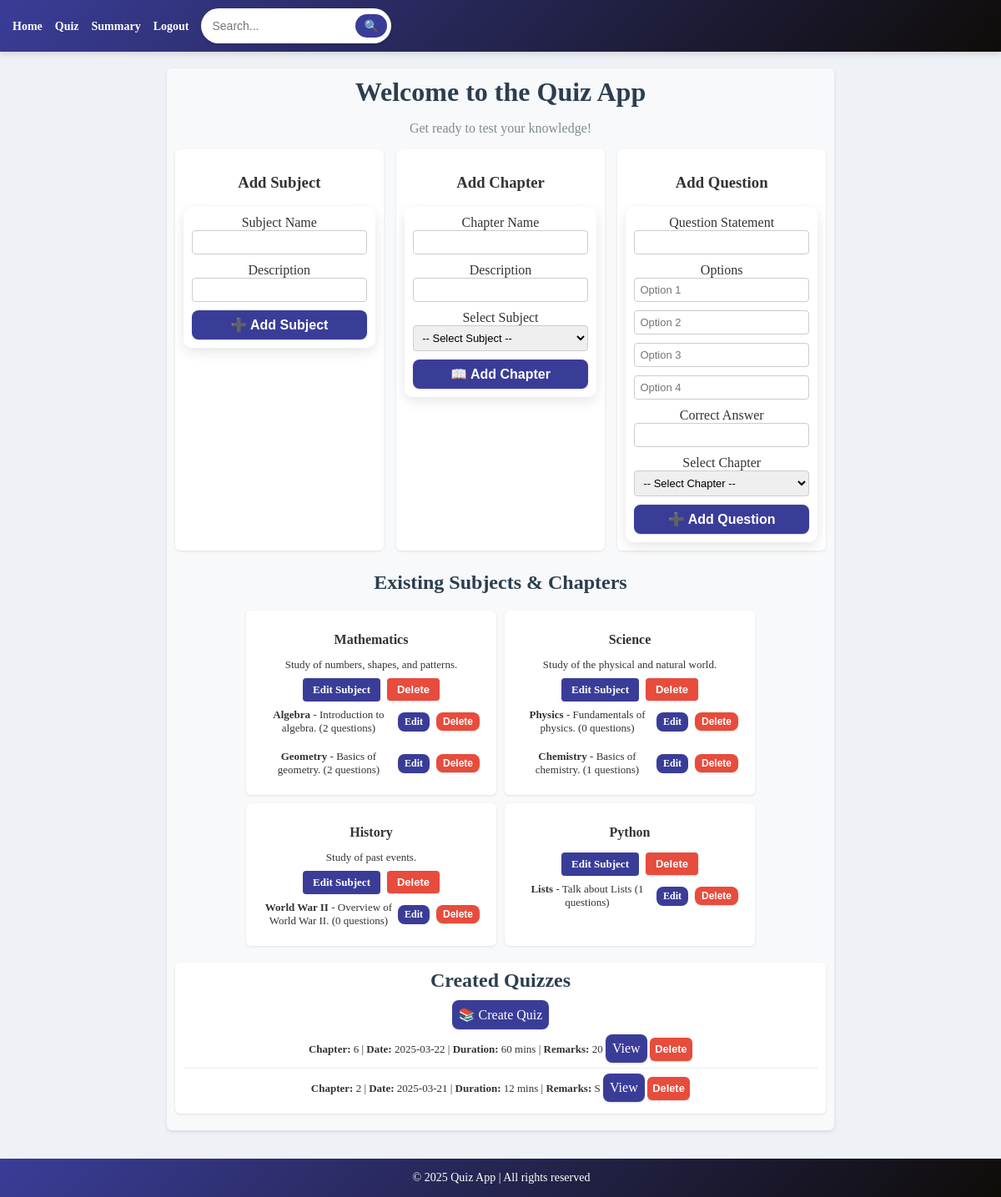
/admin_dashboard (signed in), run on an earlier commit of the app's database.
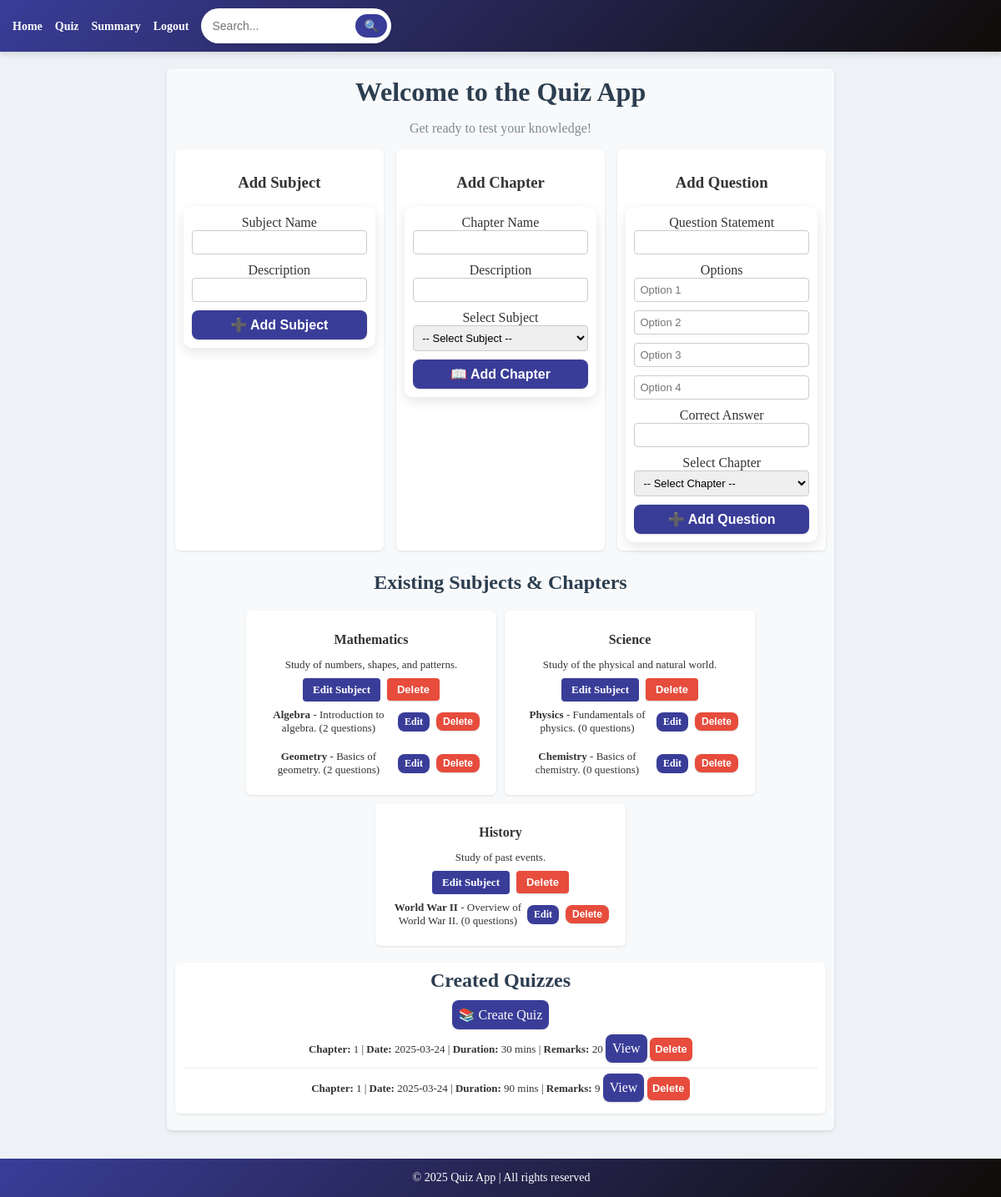
And on a later commit of the database.
### models.py (models this page shows, shortened)
class Subject(db.Model):
    __tablename__ = 'subjects'
    id = db.Column(db.Integer, primary_key=True)
    subject_name = db.Column(db.String(80), unique=True, nullable=False)
    description = db.Column(db.String(255), nullable=True)
    chapters = db.relationship('Chapter', backref='subject', cascade="all, delete-orphan", lazy=True)

class Chapter(db.Model):
    __tablename__ = 'chapters'
    id = db.Column(db.Integer, primary_key=True)
    chapter_name = db.Column(db.String(80), unique=True, nullable=False)
    description = db.Column(db.String(255), nullable=True)
    subject_id = db.Column(db.Integer, db.ForeignKey('subjects.id'), nullable=False)
    quizzes = db.relationship('Quiz', back_populates='chapter', cascade="all, delete-orphan", lazy=True)
    questions = db.relationship('Question', back_populates='chapter', cascade="all, delete-orphan", lazy=True)

class Quiz(db.Model):
    __tablename__ = 'quiz'
    id = db.Column(db.Integer, primary_key=True)
    chapter_id = db.Column(db.Integer, db.ForeignKey('chapters.id'), nullable=False)
    name = db.Column(db.String(225), unique=True, nullable=False)
    date_of_quiz = db.Column(db.Date, nullable=True)
    time_duration = db.Column(db.Integer, nullable=True)
    remarks = db.Column(db.String(255), nullable=True)
    chapter = db.relationship('Chapter', back_populates='quizzes')
    scores = db.relationship('Score', backref='quiz', lazy=True)

### app.py (the view, shortened to what this page needs)
@app.route('/admin_dashboard', methods=['GET', 'POST'])
@admin_required
def admin_dashboard():
    subjects = Subject.query.all()
    chapters = Chapter.query.all()
    quizzes = Quiz.query.all()
    return render_template("admin_dashboard.html", subjects=subjects, chapters=chapters, quizzes=quizzes)

### app.py (called while the page is built)
def admin_required(f):
    @wraps(f)
    def decorated_function(*args, **kwargs):
        if "user_id" not in session or session.get('user_role') != 'admin':
            flash("Unauthorized access!", "danger")
            return redirect(url_for("login"))
        return f(*args, **kwargs)
    return decorated_function

### templates/admin_dashboard.html (shortened to what this page needs)
{% extends 'base.html' %}
{% block content %}
<div class="dashboard-container">
  <h1 class="text-center fw-bold">Welcome to the Quiz App</h1>
  <p class="text-center" style="color: #7f8c8d;">Get ready to test your knowledge!</p>
  <div class="forms-row">
    <div class="form-container">
      <h3 class="text-center">Add Subject</h3>
      <form method="POST">
        <label>Subject Name</label>
        <input type="text" name="subject_name" required>
        <label>Description</label>
        <input type="text" name="subject_description">
        <button type="submit">➕ Add Subject</button>
      </form>
    </div>
    <div class="form-container">
      <h3 class="text-center">Add Chapter</h3>
      <form method="POST">
        <label>Chapter Name</label>
        <input type="text" name="chapter_name" required>
        <label>Description</label>
        <input type="text" name="chapter_description">
        <label>Select Subject</label>
        <select name="subject_id" required>
          <option value="">-- Select Subject --</option>
        </select>
        <button type="submit">📖 Add Chapter</button>
      </form>
    </div>
    <div class="form-container">
      <h3 class="text-center">Add Question</h3>
      <form method="POST" action="{{ url_for('add_question') }}">
        <label>Question Statement</label>
        <input type="text" name="question_statement" required>
        <label>Options</label>
        <input type="text" name="option1" placeholder="Option 1" required>
        <input type="text" name="option2" placeholder="Option 2" required>
        <input type="text" name="option3" placeholder="Option 3" required>
        <input type="text" name="option4" placeholder="Option 4" required>
        <label>Correct Answer</label>
        <input type="text" name="correct_answer" required>
        <label>Select Chapter</label>
        <select name="chapter_id" required>
            <option value="">-- Select Chapter --</option>
        </select>
        <button type="submit">➕ Add Question</button>
      </form>
    </div>
  </div>
  <div class="subject-container">
    <h2 class="text-center">Existing Subjects & Chapters</h2>
    {% for subject in subjects %}
    <div class="subject-item">
      <h3 class="text-center">{{ subject.subject_name }}</h3>
      <p class="text-center text-muted">{{ subject.description }}</p>
      <div class="text-center">
        <a href="{{ url_for('edit_subject', subject_id=subject.id) }}" class="btn btn-warning"> Edit Subject</a>
        <form method="POST" action="{{ url_for('delete_subject', subject_id=subject.id) }}" class="inline-delete" style="display: inline;">
          <button type="submit" class="btn btn-danger" onclick="return confirm('Delete this subject?');">Delete</button>
        </form>
      </div>
      <div>
        {% for chapter in subject.chapters %}
          <div class="chapter-item">
            <span>
              <strong>{{ chapter.chapter_name }}</strong> - {{ chapter.description }} ({{ chapter.questions|length }} questions)
            </span>
            <div class="btn-actions">
              <a href="{{ url_for('edit_chapter', chapter_id=chapter.id) }}" class="btn btn-warning btn-sm"> Edit</a>
              <form method="POST" action="{{ url_for('delete_chapter', chapter_id=chapter.id) }}" class="inline-delete" style="display: inline;">
                <button type="submit" class="btn btn-danger btn-sm" onclick="return confirm('Delete this chapter?');">Delete</button>
              </form>
            </div>
          </div>
        {% endfor %}
      </div>
    </div>
    {% else %}
    <p class="text-center text-muted">No subjects available.</p>
    {% endfor %}
  </div>
  <div class="quiz-container" id="created-quizzes">
    <h2 class="text-center">Created Quizzes</h2>
    <div class="text-center">
      <a href="{{ url_for('create_quiz') }}" class="btn btn-primary">📚 Create Quiz</a>
    </div>
    {% if quizzes %}
    <ul>
      {% for quiz in quizzes %}
      <li>
        <strong>Chapter:</strong> {{ quiz.chapter_id }} |
        <strong>Date:</strong> {{ quiz.date_of_quiz }} |
        <strong>Duration:</strong> {{ quiz.time_duration }} mins |
        <strong>Remarks:</strong> {{ quiz.remarks }}
        <a href="{{ url_for('view_quiz', quiz_id=quiz.id) }}" class="btn btn-info">View</a>
        <form method="POST" action="{{ url_for('delete_quiz', quiz_id=quiz.id) }}" class="inline-delete" style="display: inline;">
          <button type="submit" class="btn btn-danger" onclick="return confirm('Delete this quiz?');">Delete</button>
        </form>
      </li>
      {% endfor %}
    </ul>
    {% else %}
    <p class="text-center text-muted">No quizzes available.</p>
    {% endif %}
  </div>
</div>
{% endblock %}

### templates/base.html (shortened to what this page needs)
<!DOCTYPE html>
<html lang="en">
<head>
</head>
<body>
    <nav>
        <ul>
            <li><a href="{{ url_for('admin_dashboard') }}">Home</a></li>
            <li><a href="{{ url_for('get_quiz') }}">Quiz</a></li>
            <li><a href="{{ url_for('summary') }}">Summary</a></li>
            <li><a href="{{ url_for('logout') }}">Logout</a></li>
            <li>
                <form action="{{ url_for('search_handler') }}" method="GET" class="search-form">
                    <input type="text" name="query" placeholder="Search..." required>
                    <button type="submit">🔍</button>
                </form>
            </li>
        </ul>
    </nav>
    <main>
        {% block content %}
        {% endblock %}
    </main>
    <footer>
        <p>&copy; 2025 Quiz App | All rights reserved</p>
    </footer>
</body>
</html>

### templates/base.html (style rules this page uses)
form { background: white; padding: 10px; border-radius: 10px; box-shadow: 0px 5px 15px rgba(0, 0, 0, 0.1); }
input, select, textarea { box-sizing: border-box; border: 2px solid #3a3d98; border-radius: 10px; padding: 8px; }
button { font-size: 14px; font-weight: bold; padding: 8px 12px; }
body { font-family: 'Times New Roman', Times, serif; margin: 0; padding: 0; background-color: #eef1f6; color: #333; }
nav { background: linear-gradient(135deg, #3a3d98, #0f0c08); padding: 10px 15px; box-shadow: 0 4px 6px rgba(0, 0, 0, 0.1); }
nav ul { list-style: none; padding: 0; margin: 0; display: flex; align-items: center; }
nav ul li { margin-right: 15px; }
nav ul li a { color: white; text-decoration: none; font-weight: bold; font-size: 14px; transition: color 0.3s; }
.search-form { display: flex; align-items: center; background: white; border-radius: 25px; padding: 5px; box-shadow: 0 2px 4px rgba(0, 0, 0, 0.1); }
.search-form input { padding: 8px; border: none; border-radius: 25px; outline: none; width: 180px; font-size: 14px; }
.search-form button { padding: 6px 10px; background-color: #3a3d98; color: white; border: none; border-radius: 25px; cursor: pointer; font-size: 14px; transition: background 0.3s; }
main { padding: 20px; padding-bottom: 80px; text-align: center; max-width: 800px; margin: auto; }
footer { text-align: center; padding: 1px; background: linear-gradient(135deg, #3a3d98, #0f0c08); color: white; position: fixed; bottom: 0; width: 100%; font-size: 14px; }

What changed in the data, as far as the page shows it:
removed Subject: subject_name "Python"
removed Chapter: chapter_name "Lists", description "Talk about Lists", questions|length "1", shown under "Python"
removed Quiz: chapter_id "6", date_of_quiz "2025-03-22", time_duration "60", remarks "20"
removed Quiz: chapter_id "2", date_of_quiz "2025-03-21", time_duration "12", remarks "S"
computed for Chapter "Chemistry": questions|length "1" → "0"
added Quiz: chapter_id "1", date_of_quiz "2025-03-24", time_duration "30", remarks "20"
added Quiz: chapter_id "1", date_of_quiz "2025-03-24", time_duration "90", remarks "9"
